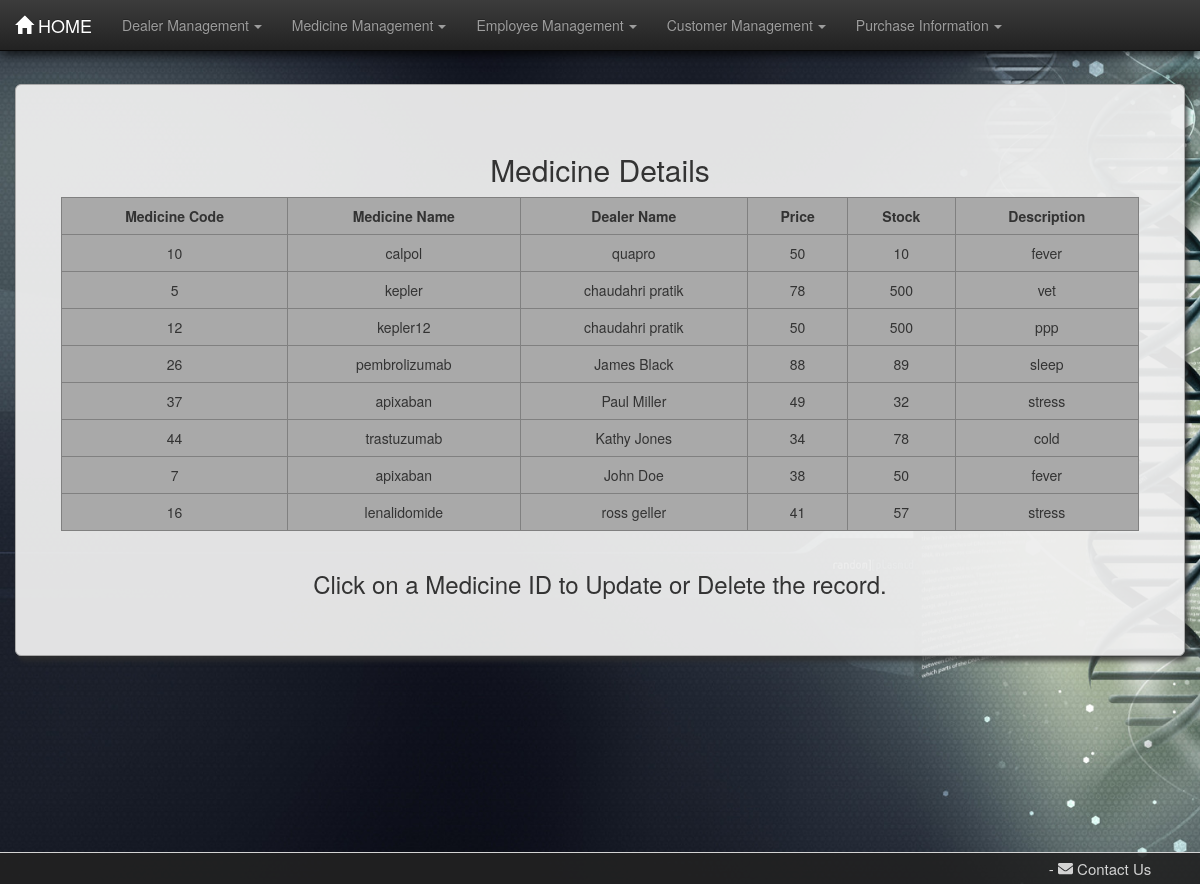
/pharma/medtable/, run on the app's committed database.
### pharma/models.py (models this page shows, shortened)
class Medicine(models.Model):
    m_id = models.IntegerField(unique=True)
    mname = models.CharField(max_length=30)
    dname = models.CharField(max_length=30)
    desc = models.CharField(max_length=100)
    price = models.CharField(max_length=30)
    stock = models.IntegerField()

### pharma/views.py (the view)
def medtable(request):
    med = Medicine.objects.all()
    dict = {"med": med}
    return render(request, 'pharma/medtable.html', dict)

### pharma/templates/pharma/medtable.html (shortened to what this page needs)
{% load static %}
<!DOCTYPE html>
<html lang="en">
<head>
    <link rel="stylesheet" href="{% static 'pharma/css/bootstrap.min.css' %}">
    <link rel="stylesheet" href="{% static 'pharma/css/bootstrap-theme.min.css' %}">
    <link rel="stylesheet" href="{% static 'pharma/css/style.css' %}">
</head>
<body>
<nav class="navbar navbar-inverse navbar-fixed-top">
    <div class="container-fluid">
        <div class="navbar-header">
            <a href="/pharma/" class="navbar-brand"><span
                    class="glyphicon glyphicon glyphicon-home"></span>&nbsp;HOME</a>
        </div>
        <div class="collapse navbar-collapse" id="thisnav">
            <ul class="nav navbar-nav">
                <li class="dropdown"><a href="#" class="dropdown-toggle" data-toggle="dropdown">Dealer Management<b
                        class="caret"></b></a>
                </li>
                <li class="dropdown"><a href="#" class="dropdown-toggle" data-toggle="dropdown">Medicine Management<b
                        class="caret"></b></a>
                </li>
                <li class="dropdown"><a href="#" class="dropdown-toggle" data-toggle="dropdown">Employee Management<b
                        class="caret"></b></a>
                </li>
                <li class="dropdown"><a href="#" class="dropdown-toggle" data-toggle="dropdown">Customer Management<b
                        class="caret"></b></a>
                </li>
                <li class="dropdown"><a href="#" class="dropdown-toggle" data-toggle="dropdown">Purchase Information<b
                        class="caret"></b></a>
                </li>
            </ul>
        </div>
    </div>
</nav>
<div class="container-fluid martop7">
    <div class="jumbotron jumcust">
        <h2>Medicine Details</h2>
        <div class="row">
            <div class="col-md-1">
            </div>
            <table border="1" class="table table-responsive table-hover col-md-10">
                <tr>
                    <th>Medicine Code</th>
                    <th>Medicine Name</th>
                    <th>Dealer Name</th>
                    <th>Price</th>
                    <th>Stock</th>
                    <th>Description</th>
                </tr>
                {% for foo in med %}
                    <tr>
                        <td class="idlink"><a href="/pharma/medformview{{ foo.id }}/">{{ foo.m_id }}</a></td>
                        <td>{{ foo.mname }}</td>
                        <td>{{ foo.dname }}</td>
                        <td>{{ foo.price }}</td>
                        <td>{{ foo.stock }}</td>
                        <td>{{ foo.desc }}</td>
                    </tr>
                {% endfor %}
            </table>
        </div>
        <footer><h3>Click on a Medicine ID to Update or Delete the record.</h3></footer>
    </div>
</div>
<footer id="contact" class="container-fluid text-center">
    <div class="row">
        <div class="left-footer col-lg-6">
        </div>
        <div class="col-lg-4"></div>
        <div class="right-footer col-lg-2">
            <span>-</span>
            <span class="linkto" data-toggle="modal" data-target="#modalContactForm"><i
                    class="fa fa-envelope prefix mr-1"></i> Contact Us</span>
        </div>
    </div>
</footer>
</body>
</html>

### pharma/static/pharma/css/style.css (style rules this page uses)
body { background-image: url("images/bghome.jpg"); background-size: cover; background-attachment: fixed; min-height: 100vh; }
.caret { margin-left: 5px; }
table { text-align: center; border-collapse: collapse; background-color: darkgray; }
th { text-align: center; }
.martop7 { margin-top: 7%; }
.jumcust { box-shadow: 3px 5px 5px rgba(47, 47, 47, 0.8); border: 1px solid darkgrey; border-radius: 0px; text-align: center; background-color: rgba(238, 238, 238, 0.95); }
.table>tbody>tr>td, .table>tbody>tr>th { border-top: none; }
a:link { text-decoration: none; color: #333; }
#contact { padding-top: 0.5rem; padding-bottom: 0.5rem; border-top: 1px solid; background-color: rgba(34, 34, 34, 0.9); color: lightgray; font-size: 1.5rem; position: fixed; left: 0; bottom: 0; width: 100%; }
.linkto { cursor: pointer; }
.navbar { box-shadow: 2px 3px 10px rgba(0, 0, 0, 0.8); }

### data on the page
Medicine: m_id "10", mname "calpol", dname "quapro", price "50", stock "10", desc "fever"
Medicine: m_id "5", mname "kepler", dname "chaudahri pratik", price "78", stock "500", desc "vet"
Medicine: m_id "12", mname "kepler12", dname "chaudahri pratik", price "50", stock "500", desc "ppp"
Medicine: m_id "26", mname "pembrolizumab", dname "James Black", price "88", stock "89", desc "sleep"
Medicine: m_id "37", mname "apixaban", dname "Paul Miller", price "49", stock "32", desc "stress"
Medicine: m_id "44", mname "trastuzumab", dname "Kathy Jones", price "34", stock "78", desc "cold"
Medicine: m_id "7", mname "apixaban", dname "John Doe", price "38", stock "50", desc "fever"
Medicine: m_id "16", mname "lenalidomide", dname "ross geller", price "41", stock "57", desc "stress"
